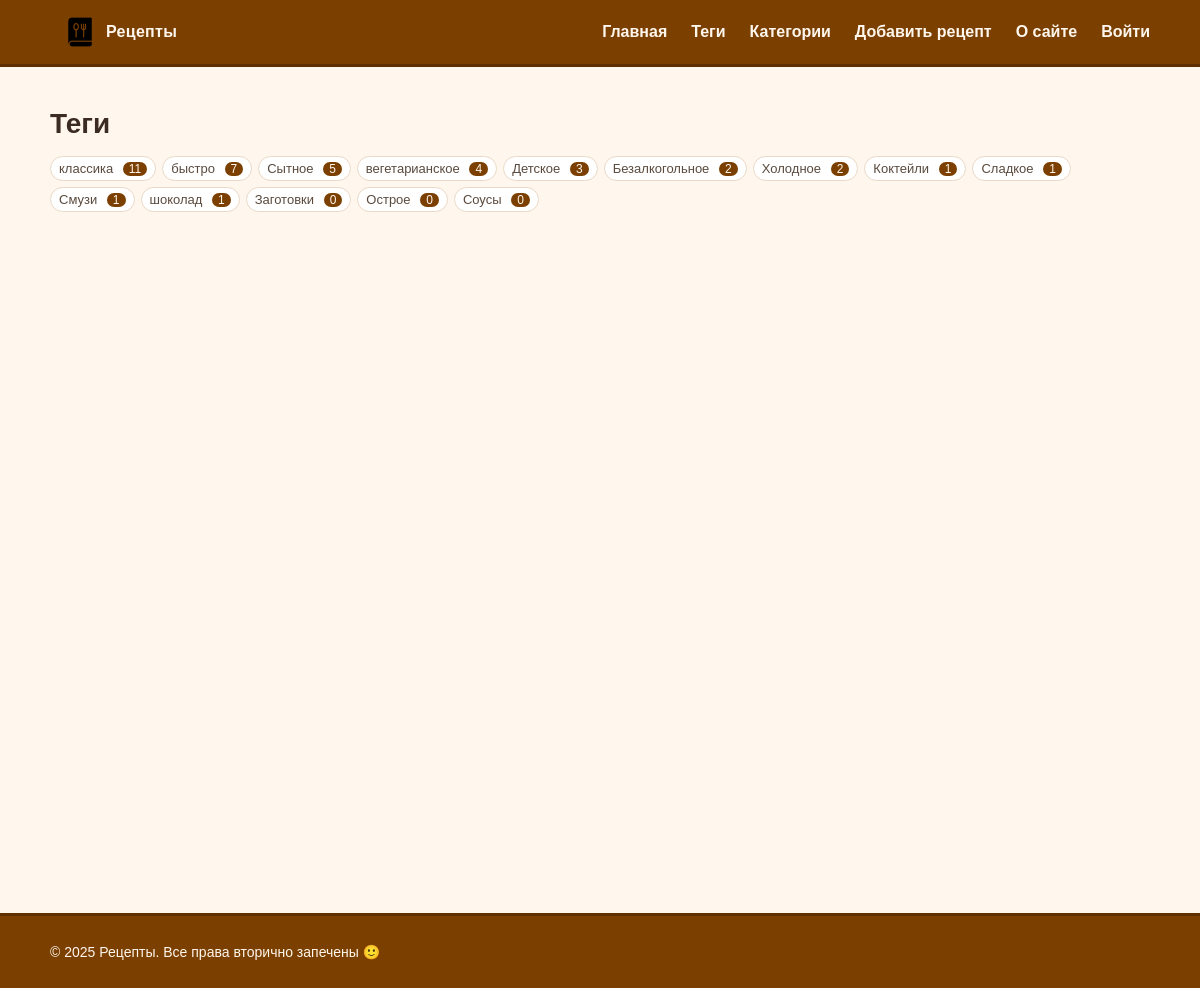
The app's page /tags/ with its own data.
### recipes/models.py (models this page shows, shortened)
class Tag(models.Model):
    name = models.CharField("Название", max_length=120, unique=True, db_index=True)
    slug = models.SlugField("Слаг", max_length=120, unique=True, db_index=True)
    class Meta:
        verbose_name = "Тег"
        verbose_name_plural = "Теги"
        ordering = ["name"]
    def get_absolute_url(self):
        return reverse("recipes_by_tag", kwargs={"slug": self.slug})

### recipes/views.py (the view)
# urls.py: path('tags/', views.tag_list, name='tag_list'),
def tag_list(request):
    tags = Tag.objects.annotate(recipe_count=Count('recipes')).order_by('-recipe_count', 'name')
    return render(request, 'recipes/tag_list.html', {'tags': tags, 'title': 'Теги', 'year': 2025})

### recipes/templates/recipes/tag_list.html (shortened to what this page needs)
{% extends 'base.html' %}
{% block content %}
  <h1 class="page-title">Теги</h1>
  <ul class="tags tags-cloud">
    {% for t in tags %}
      <li>
        <a class="tag" href="{{ t.get_absolute_url }}">
          {{ t.name }} <span class="tag-badge">{{ t.recipe_count }}</span>
        </a>
      </li>
    {% endfor %}
  </ul>
{% endblock %}

### recipes/static/recipes/css/styles.css (style rules this page uses)
:root { --choco:#7B3F00; --choco-dark:#5e2f00; --cream:#FFF7ED; --ink:#3b2b22; --paper:#ffffff; --border:#ead9c6; --header-h:64px; --footer-h:72px; --header-extra-gap:20px; --footer-extra-gap:32px; }
html, body { min-height:100%; margin:0; color:var(--ink); background:var(--cream); font-family:Arial, system-ui, -apple-system, "Segoe UI", Roboto, "Helvetica Neue", sans-serif; }
body { padding-top:calc(var(--header-h) + var(--header-extra-gap)); padding-bottom:calc(var(--footer-h) + var(--footer-extra-gap)); }
.page-title { margin:8px 0 16px; font-size:28px; }
.tags { list-style:none; padding:0; margin:8px 0 0; display:flex; flex-wrap:wrap; gap:6px; }
.tag { display:inline-block; padding:4px 8px; border-radius:999px; background:#f5e9dd; border:1px solid var(--border); text-decoration:none; color:#5a4a3e; font-size:13px; }
.tag-badge { background:var(--choco); color:var(--cream); border-radius:8px; padding:0 6px; margin-left:6px; font-size:12px; }
.tags-cloud .tag { background:#fff; }

### records on screen
Tag: name "классика", recipe_count "11"
Tag: name "быстро", recipe_count "7"
Tag: name "Сытное", recipe_count "5"
Tag: name "вегетарианское", recipe_count "4"
Tag: name "Детское", recipe_count "3"
Tag: name "Безалкогольное", recipe_count "2"
Tag: name "Холодное", recipe_count "2"
Tag: name "Коктейли", recipe_count "1"
Tag: name "Сладкое", recipe_count "1"
Tag: name "Смузи", recipe_count "1"
Tag: name "шоколад", recipe_count "1"
Tag: name "Заготовки", recipe_count "0"
Tag: name "Острое", recipe_count "0"
Tag: name "Соусы", recipe_count "0"

### other values on screen
{{ year|default:2025 }} "2025"
